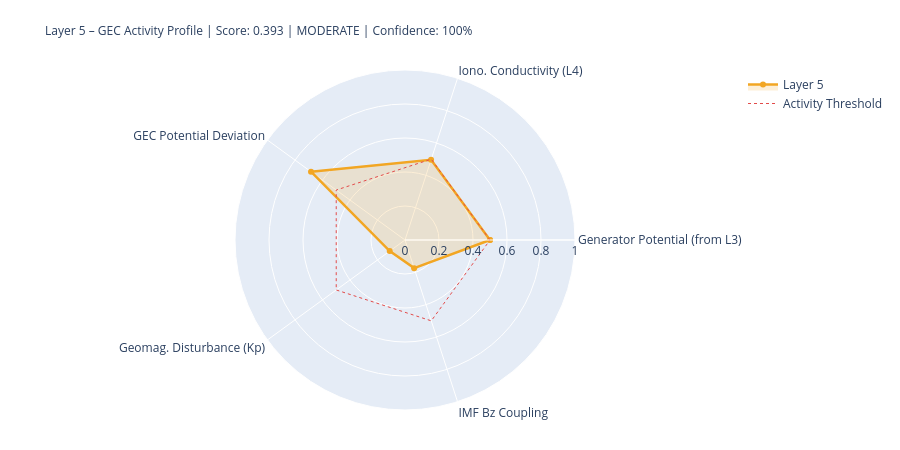

This figure's notebook cell:
### Markdown cell above
---
## 5. State Assessment & Handoff to Layer 6

### Code cell
# ============================================================
# LAYER-5-SCORE
# ============================================================

# Components
# 1) Generator activity (Layer-3-driven)
gen_score = norm(generator_strength, 0.3, 2.0)
gen_src   = 'from_layer3' if l3_thunder_score is not None else 'estimated'

# 2) Ionospheric conductivity (Layer-4-driven)
iono_score = norm(iono_cond_factor, 0.7, 1.4)
iono_src   = 'from_layer4' if l4_ioniz is not None else 'estimated'

# 3) GEC potential deviation from reference
pot_score = norm(abs(delta_V_pct), 0, 30)  # 0 = at reference, 1 = 30% deviation
pot_src   = 'derived'

# 4) Geomagnetic disturbance (Kp) – modulates vertical currents
kp_score = norm(kp_val, 0, 9)
kp_src   = 'primary' if kp_now is not None else 'from_layer4'

# 5) IMF Bz coupling (southward = stronger M-I coupling → GEC influence)
bz_score = norm(-(bz_now or 0), -5, 30) if bz_now is not None else None
bz_src   = 'primary' if bz_now is not None else 'missing'

COMPONENTS = {
    'Generator Potential (from L3)':  {'score': gen_score,   'source': 'derived_from_layer3', 'dynamic': True},
    'Iono. Conductivity (L4)':      {'score': iono_score,  'source': iono_src, 'dynamic': True},
    'GEC Potential Deviation':      {'score': pot_score,   'source': pot_src,  'dynamic': True},
    'Geomag. Disturbance (Kp)':         {'score': kp_score,    'source': kp_src,   'dynamic': True},
    'IMF Bz Coupling':               {'score': bz_score,    'source': bz_src,   'dynamic': True},
}

available   = {k: v['score'] for k, v in COMPONENTS.items() if v['score'] is not None}
unavailable = [k for k, v in COMPONENTS.items() if v['score'] is None]
layer5_score = round(sum(available.values()) / len(available), 4) if available else None
confidence   = round(len(available) / len(COMPONENTS), 2)
level = ('unknown' if layer5_score is None
         else 'quiet'   if layer5_score < 0.3
         else 'moderate' if layer5_score < 0.6
         else 'active')
dominant_l5 = max(available, key=available.get) if available else 'none'

# Kp consistency: separate 1-min raw value from score value
kp_1m_raw   = kp_now          # directly from API (can be 0.0 during live measurement)
kp_for_score = kp_val          # from Layer-0 context or estimated value if needed
kp_score_src = kp_src

W = 68
print('=' * W)
print('LAYER 5 – GLOBAL ELECTRIC CIRCUIT – STATE ASSESSMENT')
print('=' * W)
for name, comp in COMPONENTS.items():
    s = comp['score']
    if s is not None:
        bar = '█' * int(s*20) + '░' * (20-int(s*20))
        print(f'  {name:<34} {bar}  {s:.3f}  [{comp["source"]}]')
    else:
        print(f'  {name:<34} {"─"*20}  n/a   [missing]')
print('-' * W)
print(f'  Score:         {layer5_score:.3f}  ({len(available)}/{len(COMPONENTS)} components)')
print(f'  Confidence:    {confidence:.0%}')
print(f'  Level:         {level.upper()}')
print(f'  Dominant:      {dominant_l5}')
print(f'  V_iono:        {V_iono_mod:.1f} kV  (Δ {delta_V_pct:+.1f}% vs. Ref)')
print(f'  I_total:       {I_total_mod:.1f} A   (Δ {delta_I_pct:+.1f}% vs. Ref)')
print('=' * W)

# Radar
cats   = list(available.keys())
vals_r = list(available.values())
if len(cats) >= 3:
    fig = go.Figure()
    fig.add_trace(go.Scatterpolar(
        r=vals_r + [vals_r[0]], theta=cats + [cats[0]],
        fill='toself', fillcolor='rgba(242,166,35,0.18)',
        line=dict(color='#F2A623', width=2.5), name='Layer 5'
    ))
    fig.add_trace(go.Scatterpolar(
        r=[0.5]*(len(cats)+1), theta=cats+[cats[0]],
        line=dict(color='#E24B4A', dash='dot', width=1),
        mode='lines', name='Activity Threshold'
    ))
    fig.update_layout(
        title=dict(
            text=f'Layer 5 – GEC Activity Profile | Score: {layer5_score:.3f} | {level.upper()} | Confidence: {confidence:.0%}',
            font=dict(size=12)
        ),
        polar=dict(radialaxis=dict(visible=True, range=[0,1])),
        height=450, showlegend=True,
        margin=dict(l=80, r=80, t=70, b=40)
    )
    fig.show()

### Figure 1 — Plotly figure (JSON) as saved in the notebook; plotly's stock layout.template omitted (floating-point values rounded to 4 significant figures)
{"data": [{"fill": "toself", "fillcolor": "rgba(242,166,35,0.18)", "line": {"color": "#F2A623", "width": 2.5}, "name": "Layer 5", "r": [0.5, 0.4963, 0.6833, 0.1111, 0.174, 0.5], "theta": ["Generator Potential (from L3)", "Iono. Conductivity (L4)", "GEC Potential Deviation", "Geomag. Disturbance (Kp)", "IMF Bz Coupling", "Generator Potential (from L3)"], "type": "scatterpolar"}, {"line": {"color": "#E24B4A", "dash": "dot", "width": 1}, "mode": "lines", "name": "Activity Threshold", "r": [0.5, 0.5, 0.5, 0.5, 0.5, 0.5], "theta": ["Generator Potential (from L3)", "Iono. Conductivity (L4)", "GEC Potential Deviation", "Geomag. Disturbance (Kp)", "IMF Bz Coupling", "Generator Potential (from L3)"], "type": "scatterpolar"}], "layout": {"height": 450, "margin": {"b": 40, "l": 80, "r": 80, "t": 70}, "polar": {"radialaxis": {"range": [0, 1], "visible": true}}, "showlegend": true, "title": {"font": {"size": 12}, "text": "Layer 5 – GEC Activity Profile | Score: 0.393 | MODERATE | Confidence: 100%"}}}
